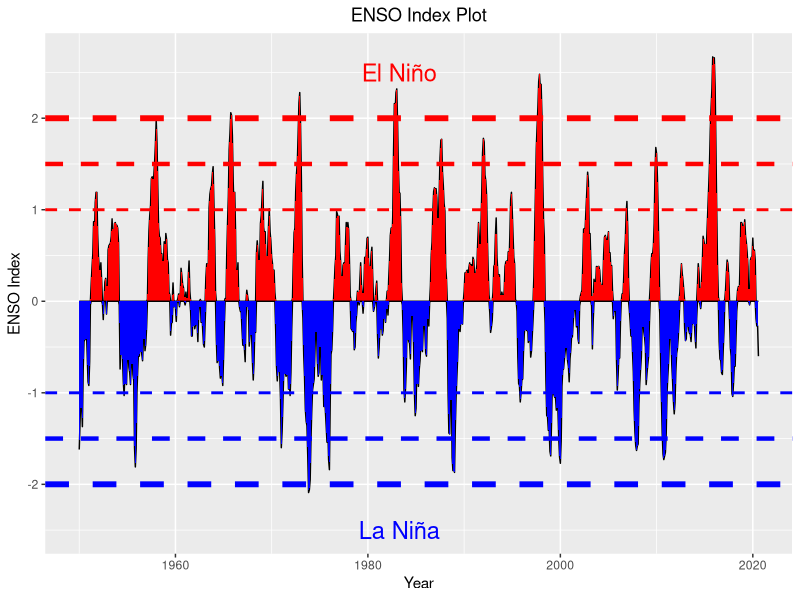

This chart was generated by the following R code:
library(ggplot2)

setwd("C:/Users/clali/OneDrive/Desktop/EOS_CLASS/Lab 6")
ENSO_data.cs<-read.csv('ENSO.csv')

Positive_ENSO<-pmax(ENSO_data.cs$ANOM, 0)
Negative_ENSO<-pmin(ENSO_data.cs$ANOM, 0)

dt<-ISOdatetime(ENSO_data.cs$YR, ENSO_data.cs$MON,1,0,0,0)

#initiating ggplot plot,
ggplot()+
  #setting the color of the background to white (instead of gray)
  theme(plot.title = element_text(hjust=0.5)) +
  ggtitle("ENSO Index Plot")+ 
  #next telling R to plot Positive_ENSO data
  geom_line(aes(x=dt, y = Positive_ENSO)) +
  #next telling R to fill the area below the line with red color, note that we specify the minimal as 0 and maximum value is Positive_ENSO
  geom_ribbon(aes(x=dt, y = Positive_ENSO,ymin=0,ymax=Positive_ENSO), fill="red")+
  #next telling R to plot Negative_ENSO data
  geom_line(aes(x=dt, y = Negative_ENSO)) +
  #next telling R to fill the area below the line with red color, note that we specify the minimal as Negative_ENSO and maximum value as 0
  geom_ribbon(aes(x=dt, y = Negative_ENSO,ymin=Negative_ENSO,ymax=0), fill="blue") +
  #Plotting several horizontal lines
  geom_hline(yintercept=2, linetype="dashed", color = "red", size=2)+
  geom_hline(yintercept=1.5, linetype="dashed", color = "red", size=1.5)+
  geom_hline(yintercept=1, linetype="dashed", color = "red", size=1)+
  geom_hline(yintercept=-2, linetype="dashed", color = "blue", size=2)+
  geom_hline(yintercept=-1.5, linetype="dashed", color = "blue", size=1.5)+
  geom_hline(yintercept=-1, linetype="dashed", color = "blue", size=1)+
  #adding text to the graph
  annotate("text",x=dt[400], y=2.5, label= "El Niño", color = "red", size=6)+
  annotate("text",x=dt[400], y=-2.5, label= "La Niña", color = "blue", size=6)+
  #creating X label and Y label
  ylab("ENSO Index") +  xlab("Year")
